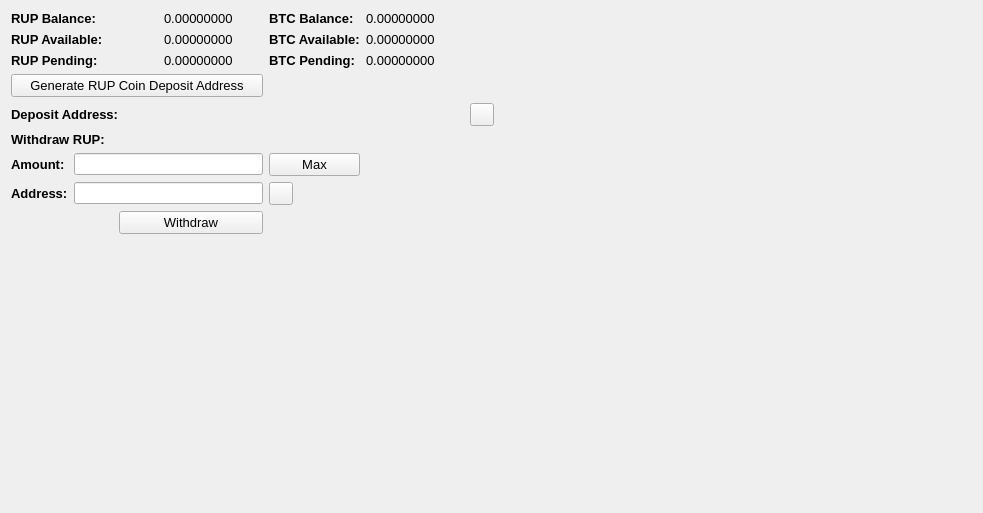
     <widget class="QWidget" name="BalanceTab">
      <attribute name="title">
       <string>Balance</string>
      </attribute>
      <layout class="QGridLayout" name="gridLayout_2">
       <item row="0" column="0" colspan="2">
        <widget class="QLabel" name="label_11">
         <property name="font">
          <font>
           <pointsize>10</pointsize>
           <weight>75</weight>
           <bold>true</bold>
          </font>
         </property>
         <property name="text">
          <string>RUP Balance:</string>
         </property>
        </widget>
       </item>
       <item row="0" column="3">
        <widget class="QLabel" name="RUPBalanceLabel">
         <property name="font">
          <font>
           <pointsize>10</pointsize>
          </font>
         </property>
         <property name="text">
          <string>0.00000000</string>
         </property>
         <property name="textInteractionFlags">
          <set>Qt::LinksAccessibleByMouse|Qt::TextSelectableByMouse</set>
         </property>
        </widget>
       </item>
       <item row="0" column="4">
        <widget class="QLabel" name="label_12">
         <property name="font">
          <font>
           <pointsize>10</pointsize>
           <weight>75</weight>
           <bold>true</bold>
          </font>
         </property>
         <property name="text">
          <string>BTC Balance:</string>
         </property>
        </widget>
       </item>
       <item row="0" column="5">
        <widget class="QLabel" name="BitcoinBalanceLabel">
         <property name="font">
          <font>
           <pointsize>10</pointsize>
          </font>
         </property>
         <property name="text">
          <string>0.00000000</string>
         </property>
         <property name="textInteractionFlags">
          <set>Qt::LinksAccessibleByMouse|Qt::TextSelectableByMouse</set>
         </property>
        </widget>
       </item>
       <item row="0" column="7" rowspan="10">
        <spacer name="horizontalSpacer_4">
         <property name="orientation">
          <enum>Qt::Horizontal</enum>
         </property>
         <property name="sizeHint" stdset="0">
          <size>
           <width>478</width>
           <height>488</height>
          </size>
         </property>
        </spacer>
       </item>
       <item row="1" column="0" colspan="2">
        <widget class="QLabel" name="label_13">
         <property name="font">
          <font>
           <pointsize>10</pointsize>
           <weight>75</weight>
           <bold>true</bold>
          </font>
         </property>
         <property name="text">
          <string>RUP Available:</string>
         </property>
        </widget>
       </item>
       <item row="1" column="3">
        <widget class="QLabel" name="RUPAvailableLabel_2">
         <property name="font">
          <font>
           <pointsize>10</pointsize>
          </font>
         </property>
         <property name="text">
          <string>0.00000000</string>
         </property>
         <property name="textInteractionFlags">
          <set>Qt::LinksAccessibleByMouse|Qt::TextSelectableByMouse</set>
         </property>
        </widget>
       </item>
       <item row="1" column="4">
        <widget class="QLabel" name="label_15">
         <property name="font">
          <font>
           <pointsize>10</pointsize>
           <weight>75</weight>
           <bold>true</bold>
          </font>
         </property>
         <property name="text">
          <string>BTC Available:</string>
         </property>
        </widget>
       </item>
       <item row="1" column="5">
        <widget class="QLabel" name="BitcoinAvailableLabel">
         <property name="font">
          <font>
           <pointsize>10</pointsize>
          </font>
         </property>
         <property name="text">
          <string>0.00000000</string>
         </property>
         <property name="textInteractionFlags">
          <set>Qt::LinksAccessibleByMouse|Qt::TextSelectableByMouse</set>
         </property>
        </widget>
       </item>
       <item row="2" column="0" colspan="2">
        <widget class="QLabel" name="label_14">
         <property name="font">
          <font>
           <pointsize>10</pointsize>
           <weight>75</weight>
           <bold>true</bold>
          </font>
         </property>
         <property name="text">
          <string>RUP Pending:</string>
         </property>
        </widget>
       </item>
       <item row="2" column="3">
        <widget class="QLabel" name="RUPPendingLabel">
         <property name="font">
          <font>
           <pointsize>10</pointsize>
          </font>
         </property>
         <property name="text">
          <string>0.00000000</string>
         </property>
         <property name="textInteractionFlags">
          <set>Qt::LinksAccessibleByMouse|Qt::TextSelectableByMouse</set>
         </property>
        </widget>
       </item>
       <item row="2" column="4">
        <widget class="QLabel" name="label_31">
         <property name="font">
          <font>
           <pointsize>10</pointsize>
           <weight>75</weight>
           <bold>true</bold>
          </font>
         </property>
         <property name="text">
          <string>BTC Pending:</string>
         </property>
        </widget>
       </item>
       <item row="2" column="5">
        <widget class="QLabel" name="BitcoinPendingLabel">
         <property name="font">
          <font>
           <pointsize>10</pointsize>
          </font>
         </property>
         <property name="text">
          <string>0.00000000</string>
         </property>
         <property name="textInteractionFlags">
          <set>Qt::LinksAccessibleByMouse|Qt::TextSelectableByMouse</set>
         </property>
        </widget>
       </item>
       <item row="3" column="0" colspan="4">
        <widget class="QPushButton" name="GenDepositBTN">
         <property name="font">
          <font>
           <pointsize>10</pointsize>
          </font>
         </property>
         <property name="text">
          <string>Generate RUP Coin Deposit Address</string>
         </property>
        </widget>
       </item>
       <item row="4" column="0" colspan="3">
        <widget class="QLabel" name="label_33">
         <property name="font">
          <font>
           <pointsize>10</pointsize>
           <weight>75</weight>
           <bold>true</bold>
          </font>
         </property>
         <property name="text">
          <string>Deposit Address:</string>
         </property>
        </widget>
       </item>
       <item row="4" column="3" colspan="3">
        <widget class="QLabel" name="DepositAddressLabel">
         <property name="minimumSize">
          <size>
           <width>300</width>
           <height>0</height>
          </size>
         </property>
         <property name="palette">
          <palette>
           <active>
            <colorrole role="WindowText">
             <brush brushstyle="SolidPattern">
              <color alpha="255">
               <red>0</red>
               <green>0</green>
               <blue>0</blue>
              </color>
             </brush>
            </colorrole>
            <colorrole role="Text">
             <brush brushstyle="SolidPattern">
              <color alpha="255">
               <red>0</red>
               <green>0</green>
               <blue>255</blue>
              </color>
             </brush>
            </colorrole>
           </active>
           <inactive>
            <colorrole role="WindowText">
             <brush brushstyle="SolidPattern">
              <color alpha="255">
               <red>0</red>
               <green>0</green>
               <blue>0</blue>
              </color>
             </brush>
            </colorrole>
            <colorrole role="Text">
             <brush brushstyle="SolidPattern">
              <color alpha="255">
               <red>0</red>
               <green>0</green>
               <blue>255</blue>
              </color>
             </brush>
            </colorrole>
           </inactive>
           <disabled>
            <colorrole role="WindowText">
             <brush brushstyle="SolidPattern">
              <color alpha="255">
               <red>120</red>
               <green>120</green>
               <blue>120</blue>
              </color>
             </brush>
            </colorrole>
            <colorrole role="Text">
             <brush brushstyle="SolidPattern">
              <color alpha="255">
               <red>120</red>
               <green>120</green>
               <blue>120</blue>
              </color>
             </brush>
            </colorrole>
           </disabled>
          </palette>
         </property>
         <property name="font">
          <font>
           <pointsize>10</pointsize>
           <weight>75</weight>
           <bold>true</bold>
          </font>
         </property>
         <property name="text">
          <string/>
         </property>
         <property name="alignment">
          <set>Qt::AlignRight|Qt::AlignTrailing|Qt::AlignVCenter</set>
         </property>
         <property name="textInteractionFlags">
          <set>Qt::LinksAccessibleByMouse|Qt::TextSelectableByKeyboard|Qt::TextSelectableByMouse</set>
         </property>
        </widget>
       </item>
       <item row="4" column="6">
        <widget class="QToolButton" name="DepositCopyButton">
         <property name="toolTip">
          <string>Copy to clipboard</string>
         </property>
         <property name="text">
          <string/>
         </property>
         <property name="icon">
          <iconset resource="../bitcoin.qrc">
           <normaloff>:/icons/editcopy</normaloff>:/icons/editcopy</iconset>
         </property>
         <property name="shortcut">
          <string>Alt+P</string>
         </property>
        </widget>
       </item>
       <item row="5" column="0" colspan="2">
        <widget class="QLabel" name="label_34">
         <property name="font">
          <font>
           <pointsize>10</pointsize>
           <weight>75</weight>
           <bold>true</bold>
          </font>
         </property>
         <property name="text">
          <string>Withdraw RUP:</string>
         </property>
        </widget>
       </item>
       <item row="6" column="0">
        <widget class="QLabel" name="label_26">
         <property name="font">
          <font>
           <pointsize>10</pointsize>
           <weight>75</weight>
           <bold>true</bold>
          </font>
         </property>
         <property name="text">
          <string>Amount:</string>
         </property>
        </widget>
       </item>
       <item row="6" column="1" colspan="3">
        <widget class="QLineEdit" name="WithdrawUnitsInput">
         <property name="font">
          <font>
           <pointsize>9</pointsize>
           <weight>75</weight>
           <bold>true</bold>
          </font>
         </property>
         <property name="text">
          <string/>
         </property>
        </widget>
       </item>
       <item row="6" column="4">
        <widget class="QPushButton" name="Withdraw_Max_Amount">
         <property name="font">
          <font>
           <pointsize>10</pointsize>
          </font>
         </property>
         <property name="text">
          <string>Max</string>
         </property>
        </widget>
       </item>
       <item row="7" column="0">
        <widget class="QLabel" name="label_10">
         <property name="font">
          <font>
           <pointsize>10</pointsize>
           <weight>75</weight>
           <bold>true</bold>
          </font>
         </property>
         <property name="text">
          <string>Address:</string>
         </property>
        </widget>
       </item>
       <item row="7" column="1" colspan="3">
        <widget class="QLineEdit" name="WithdrawAddress">
         <property name="font">
          <font>
           <pointsize>9</pointsize>
           <weight>75</weight>
           <bold>true</bold>
          </font>
         </property>
        </widget>
       </item>
       <item row="7" column="4">
        <widget class="QToolButton" name="WithdrawPasteButton">
         <property name="toolTip">
          <string>Paste from clipboard</string>
         </property>
         <property name="text">
          <string/>
         </property>
         <property name="icon">
          <iconset resource="../bitcoin.qrc">
           <normaloff>:/icons/editpaste</normaloff>:/icons/editpaste</iconset>
         </property>
         <property name="shortcut">
          <string>Alt+P</string>
         </property>
        </widget>
       </item>
       <item row="8" column="2" colspan="2">
        <widget class="QPushButton" name="WithdrawUnitsBtn">
         <property name="font">
          <font>
           <pointsize>10</pointsize>
          </font>
         </property>
         <property name="text">
          <string>Withdraw</string>
         </property>
        </widget>
       </item>
       <item row="9" column="0" colspan="6">
        <spacer name="verticalSpacer">
         <property name="orientation">
          <enum>Qt::Vertical</enum>
         </property>
         <property name="sizeHint" stdset="0">
          <size>
           <width>428</width>
           <height>262</height>
          </size>
         </property>
        </spacer>
       </item>
      </layout>
      <zorder>label_31</zorder>
      <zorder>label_15</zorder>
      <zorder>label_12</zorder>
      <zorder>label_14</zorder>
      <zorder>label_13</zorder>
      <zorder>label_11</zorder>
      <zorder>BitcoinBalanceLabel</zorder>
      <zorder>RUPBalanceLabel</zorder>
      <zorder>RUPAvailableLabel_2</zorder>
      <zorder>RUPPendingLabel</zorder>
      <zorder>BitcoinAvailableLabel</zorder>
      <zorder>BitcoinPendingLabel</zorder>
      <zorder>label_33</zorder>
      <zorder>GenDepositBTN</zorder>
      <zorder>DepositAddressLabel</zorder>
      <zorder>Withdraw_Max_Amount</zorder>
      <zorder>label_34</zorder>
      <zorder>WithdrawUnitsInput</zorder>
      <zorder>label_10</zorder>
      <zorder>label_26</zorder>
      <zorder>WithdrawAddress</zorder>
      <zorder>WithdrawUnitsBtn</zorder>
      <zorder>horizontalSpacer_4</zorder>
      <zorder>verticalSpacer</zorder>
      <zorder>WithdrawPasteButton</zorder>
      <zorder>DepositCopyButton</zorder>
     </widget>
